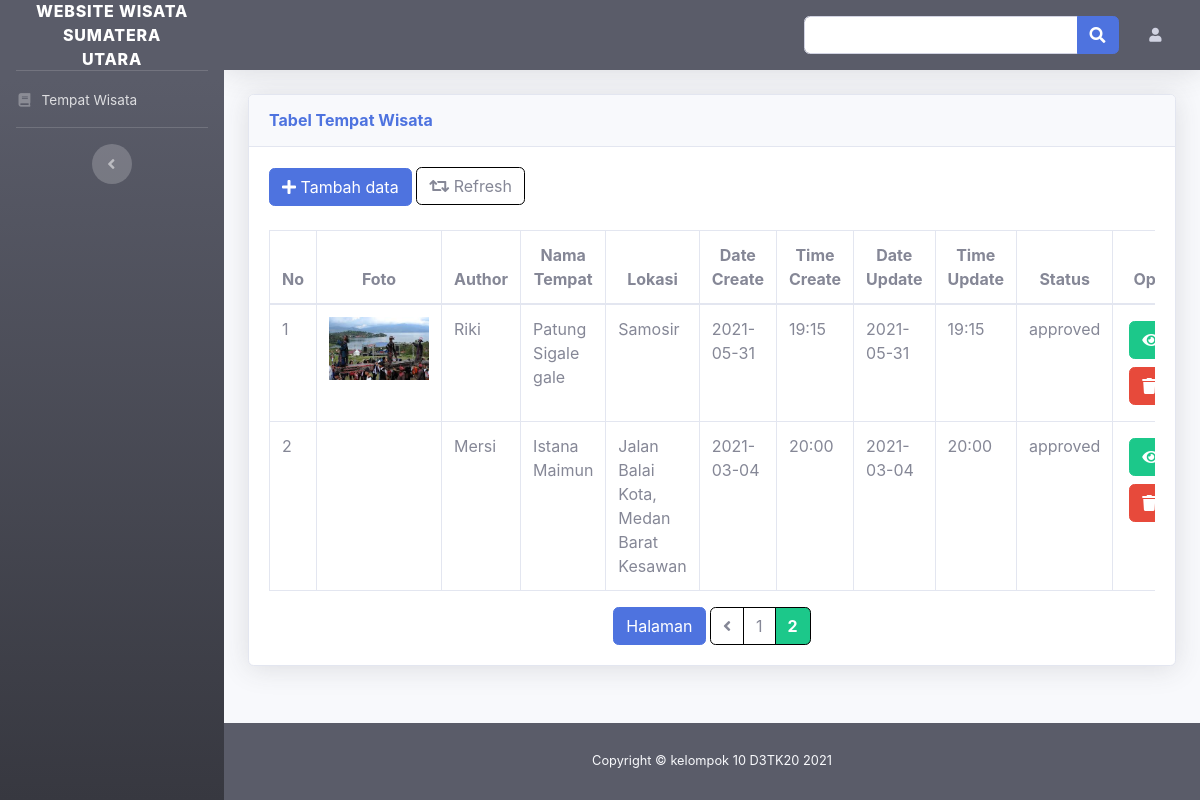
Page /su/tempat/index.php?page=2 (signed in) on the committed database.
### tables this page shows
CREATE TABLE `artikel` (
  `id` int(11) NOT NULL,
  `author` varchar(50) NOT NULL,
  `tempat` varchar(50) NOT NULL,
  `lokasi` text NOT NULL,
  `date_create` date NOT NULL,
  `time_create` varchar(11) NOT NULL,
  `isi` text NOT NULL,
  `foto` varchar(100) NOT NULL,
  `date_update` date NOT NULL,
  `time_update` varchar(11) NOT NULL,
  `sts` enum('no yet approved','approved') NOT NULL
);

### su/function.php (called while the page is built, shortened)
<?php
$knk = mysqli_connect("localhost", "root", "", "website-wisata-sumutdb");
function data($query)
{
    global $knk;
    $result = mysqli_query($knk, $query);
    $rows   = [];
    while ($row = mysqli_fetch_assoc($result)) {
        $rows[] = $row;
    }
    return $rows;
}

### su/tempat/index.php (the view, shortened to what this page needs)
<?php
    require '../function.php';
    $jumdatph = 10;
    $jumalldat = count(data("SELECT * FROM artikel"));
    $jumhal = ceil($jumalldat / $jumdatph);
    $aktpage = (isset($_GET["page"])) ? $_GET["page"] : 1;
    $dtawl = ($jumdatph * $aktpage) - $jumdatph;
    $artikel = data("SELECT * FROM artikel ORDER BY date_update DESC LIMIT $dtawl, $jumdatph");
    include '../templateAdmin/header.php';
?>
    <?php
        include '../templateAdmin/sidebar.php';
        include '../templateAdmin/navigation.php';
    ?>
<div class=" container-fluid">
    <div class="card shadow mb-4">
        <div class="card-header py-3">
            <h6 class="m-0 font-weight-bold text-primary">Tabel Tempat Wisata</h6>
        </div>
        <div class="card-body">
            <button type="submit" class="btn btn-primary" data-toggle="modal" data-target="#artikelAddModal" data-whatever="@mdo">
                <i class="fas fa-plus"></i> Tambah data
            </button>
            <a class="btn" href="" style="border-color: black; margin-bottom: 1px;">
                <i class="fas fa-fw fa-retweet"></i> Refresh
            </a>
            <br>
            <br>
            <div class="table-responsive">
                <table class="table table-bordered" width="100%" cellspacing="0">
                    <thead>
                        <tr align="center">
                            <th>No</th>
                            <th>Foto</th>
                            <th>Author</th>
                            <th>Nama Tempat</th>
                            <th>Lokasi</th>
                            <th>Date Create</th>
                            <th>Time Create</th>
                            <th>Date Update</th>
                            <th>Time Update</th>
                            <th>Status</th>
                            <th>Opsi</th>
                        </tr>
                    </thead>
                    <tbody>
                        <?php $no = 1; ?>
                        <?php foreach ($artikel as $brs) : ?>
                            <tr>
                                <td><?= $no; ?></td>
                                <td><img src="foto/<?= $brs['foto']; ?>" alt="" style="width: 100px;"></td>
                                <td><?= $brs["author"]; ?></td>
                                <td><?= $brs["tempat"]; ?></td>
                                <td><?= $brs["lokasi"]; ?></td>
                                <td><?= $brs["date_create"]; ?></td>
                                <td><?= $brs["time_create"]; ?></td>
                                <td><?= $brs["date_update"]; ?></td>
                                <td><?= $brs["time_update"]; ?></td>
                                <td><?= $brs["sts"]; ?></td>
                                <td>
                                    <a type="button" title="Detail" class='btn m-1 btn-success' href="detail.php?id=<?= $brs["id"]; ?>">
                                        <i class="fas fa-eye"></i>
                                    </a>
                                    <a type="button" title="Hapus" class='btn m-1 btn-danger' href="delete.php?id=<?= $brs["id"]; ?>" onclick="return confirm('Anda yakin ingin menghapus data ini');"><i class="fas fa-trash"></i>
                                    </a>
                                </td>
                            </tr>
                            <?php $no++; ?>
                        <?php endforeach; ?>
                    </tbody>
                </table>
                <div class="text-center">
                    <span class="btn btn-primary">Halaman</span>
                    <div class="btn-group">
                        <?php if ($aktpage > 1) : ?>
                            <a href="?page=<?= $aktpage - 1; ?>" class="btn" style="border-color: black;"><i class="fas fa-angle-left"></i></a>
                        <?php endif; ?>
                        <?php for ($a = 1; $a <= $jumhal; $a++) : ?>
                            <?php if ($a == $aktpage) : ?>
                                <a href="?page=<?= $a; ?>" class="btn btn-success" style="font-weight: bold; border-color: black;"><?= $a; ?>
                                </a>
                            <?php else : ?>
                                <a href="?page=<?= $a; ?>" class="btn" style="border-color: black;"><?= $a; ?></a>
                            <?php endif; ?>
                        <?php endfor; ?>
                    </div>
                </div>
            </div>
        </div>
    </div>
</div>
<?php
include '../templateAdmin/footer2.php';
?>

### su/templateAdmin/header.php (shortened to what this page needs)
<!DOCTYPE html>
<html lang="en">
<head>
    <link href="http://localhost/website-wisata-sumut/assets/fontawesome-free/css/all.min.css" rel="stylesheet" type="text/css">
    <link href="http://localhost/website-wisata-sumut/assets/css/style.css" rel="stylesheet">
    <link href="http://localhost/website-wisata-sumut/assets/css/bootstrap.min.css" rel="stylesheet">
    <link href="http://localhost/website-wisata-sumut/assets/css/sb-admin-2.min.css" rel="stylesheet">
</head>
</html>

### su/templateAdmin/sidebar.php
</head>
<body id="page-top">
    <div id="wrapper">
        <ul class="navbar-nav bg-gradient-dark sidebar sidebar-dark accordion" id="accordionSidebar">
            <a class="sidebar-brand d-flex align-items-center justify-content-center" href="http://localhost/website-wisata-sumut/su/tempat/index.php">
                <div class="sidebar-brand-text mx-3">Website Wisata Sumatera Utara</div>
            </a>
            <hr class="sidebar-divider my-0">
            <li class="nav-item">
                <a class="nav-link" href="http://localhost/website-wisata-sumut/su/tempat/index.php">
                    <i class="fas fa-fw fa-book"></i>
                    <span>Tempat Wisata</span></a>
            </li>
            <hr class="sidebar-divider d-none d-md-block">
            <div class="text-center d-none d-md-inline">
                <button class="rounded-circle border-0" id="sidebarToggle"></button>
            </div>
        </ul>

### su/templateAdmin/navigation.php (shortened to what this page needs)
<div id="content-wrapper" class="d-flex flex-column">
    <div id="content">
        <nav class="navbar navbar-expand navbar-dark bg-dark topbar mb-4 static-top shadow">
            <form action="" method="post" class="d-none d-md-inline-block form-inline ml-auto mr-0 mr-md-3 my-2 my-md-0">
                <div class="input-group">
                    <input type="text" class="form-control" placeholder="" aria-label="Search" aria-describedby="basic-addon2" name="katakunci">
                    <div class="input-group-append">
                        <button class="btn btn-primary" type="submit" name="searchCbg">
                            <i class="fas fa-search"></i>
                        </button>
                    </div>
                </div>
            </form>
            <ul class="navbar-nav ml-auto ml-md-0">
                <li class="nav-item dropdown no-arrow">
                    <a class="nav-link dropdown-toggle" href="#" id="userDropdown" role="button" data-toggle="dropdown" aria-haspopup="true" aria-expanded="false">
                        <i class="rounded-circle fas fa-user fa-sm fa-fw mr-2 text-gray-400"></i>
                    </a>
                </li>
            </ul>
        </nav>

### su/templateAdmin/footer2.php (shortened to what this page needs)
</div>
<footer class="sticky-footer bg-dark">
    <div class="container my-auto">
        <div class="copyright text-center my-auto">
            <span class="text-light">Copyright &copy; kelompok 10 D3TK20 <?= date('Y'); ?></span>
        </div>
    </div>
</footer>
</div>
</div>

### rows in the picture
artikel: foto (picture), author "Riki", tempat "Patung Sigale gale", lokasi "Samosir", date_create "2021-05-31", time_create "19:15", date_update "2021-05-31", time_update "19:15", sts "approved"
artikel: author "Mersi", tempat "Istana Maimun", lokasi "Jalan Balai Kota, Medan Barat Kesawan", date_create "2021-03-04", time_create "20:00", date_update "2021-03-04", time_update "20:00", sts "approved"
